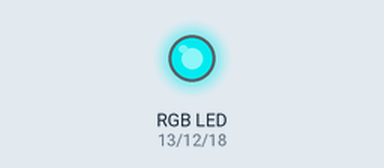
A program run on a simulated Raspberry Pi (BCM pin numbers). Shown: an RGB LED mixed from three pins (HIGH = lit). Dim RGB values are drawn brighter than linear.

Above: at 0.05 s.
At 1.5 s:
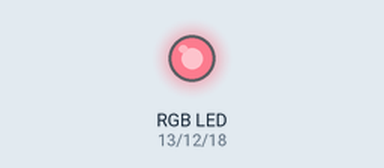
At 3.0 s:
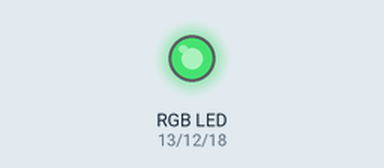
Timing chart, 0 to 6.9 s (numbered marks = the images above):
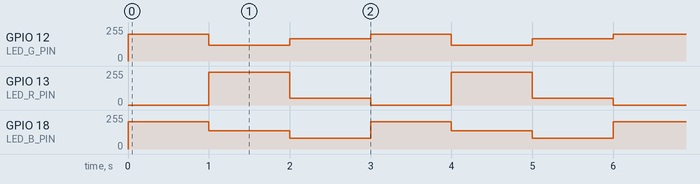

Measured:
- by itself, GPIO 12 (LED_G_PIN): repeats every 3.0 s: 120/255 1.0 s, 166/255 1.0 s, 199/255 1.0 s
- by itself, GPIO 13 (LED_R_PIN): repeats every 3.0 s: 51/255 1.0 s, 0/255 1.0 s, 245/255 1.0 s
- by itself, GPIO 18 (LED_B_PIN): repeats every 3.0 s: 138/255 1.0 s, 82/255 1.0 s, 204/255 1.0 s

The program:

rgbLED.py
```python
"""
This Raspberry Pi code was developed by newbiely.com
This Raspberry Pi code is made available for public use without any restriction
For comprehensive instructions and wiring diagrams, please visit:
https://newbiely.com/tutorials/raspberry-pi/raspberry-pi-led-rgb
"""

from time import sleep

import RPi.GPIO as GPIO

LED_R_PIN = 13
LED_G_PIN = 12
LED_B_PIN = 18
GPIO.setmode(GPIO.BCM)
GPIO.setup([LED_R_PIN, LED_G_PIN, LED_B_PIN], GPIO.OUT)
RED = GPIO.PWM(LED_R_PIN, 1000)
GREEN = GPIO.PWM(LED_G_PIN, 1000)
BLUE = GPIO.PWM(LED_B_PIN, 1000)


def _map(x, in_min, in_max, out_min, out_max):
    return int((x - in_min) * (out_max - out_min) / (in_max - in_min) + out_min)


def setColor(r, g, b):
    RED.ChangeDutyCycle(_map(r, 0, 255, 0, 100))
    GREEN.ChangeDutyCycle(_map(g, 0, 255, 0, 100))
    BLUE.ChangeDutyCycle(_map(b, 0, 255, 0, 100))


RED.start(0)
GREEN.start(0)
BLUE.start(0)

try:
    while True:
        # color code #00C9CC (R = 0,   G = 201, B = 204)
        setColor(0, 201, 204)
        sleep(1)

        # color code #F7788A (R = 247, G = 120, B = 138)
        setColor(247, 120, 138)
        sleep(1)

        # color code #34A853 (R = 52,  G = 168, B = 83)
        setColor(52, 168, 83)
        sleep(1)
finally:
    RED.stop()
    GREEN.stop()
    BLUE.stop()
    GPIO.cleanup()
```
